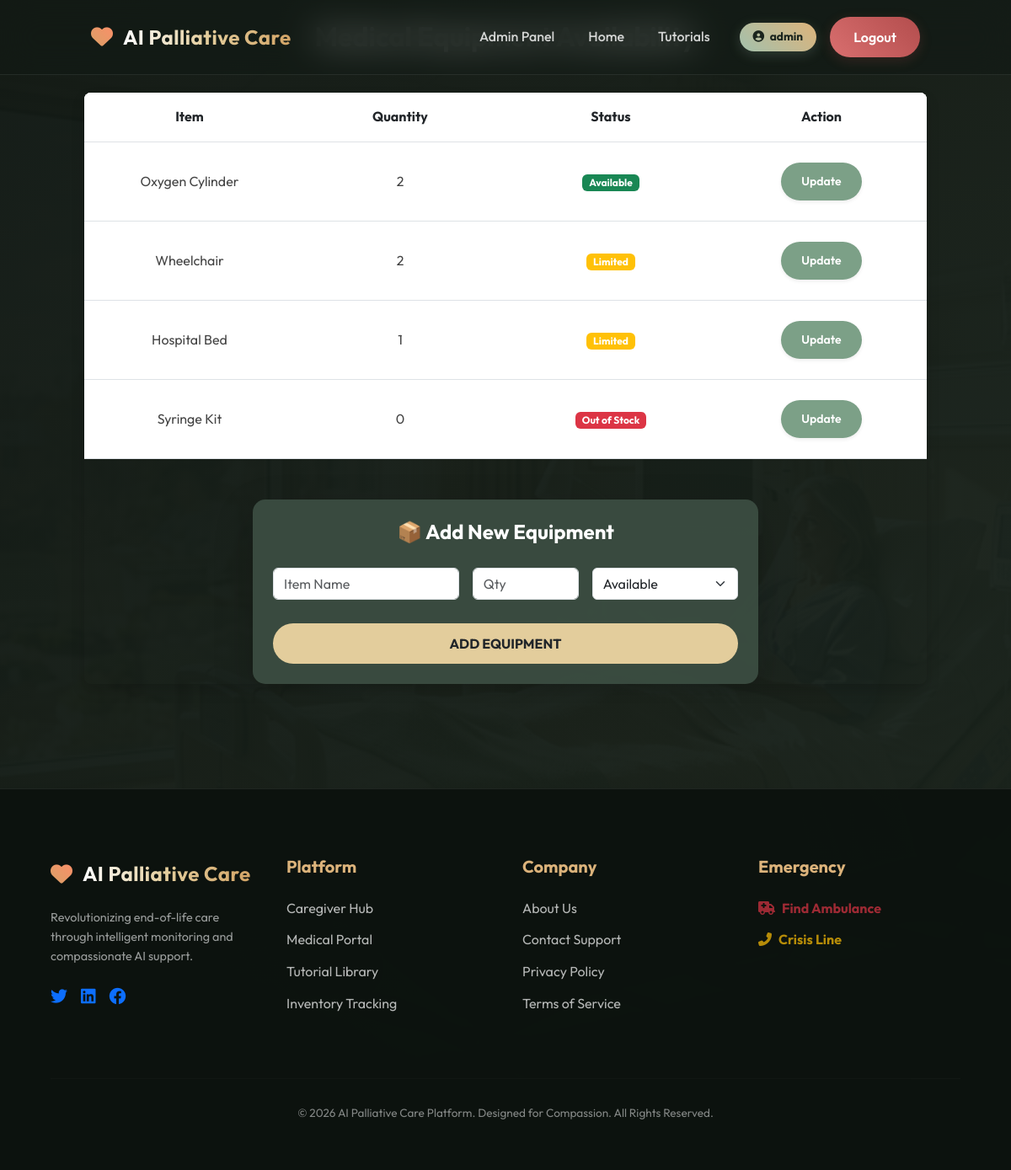
Page /medical_items (signed in) on the committed database.
### tables this page shows
CREATE TABLE medical_items(
        id INTEGER PRIMARY KEY AUTOINCREMENT,
        item_name TEXT,
        quantity INTEGER,
        status TEXT
    );

### app.py (the view)
@app.route("/medical_items")
def medical_items():
    if "user" not in session:
        return redirect("/login")
    conn = get_db()
    items = conn.execute("SELECT * FROM medical_items").fetchall()
    return render_template("medical_items.html", items=items)

### app.py (called while the page is built)
@app.after_request
def add_header(response):
    response.cache_control.no_store = True
    response.cache_control.no_cache = True
    response.cache_control.must_revalidate = True
    response.cache_control.max_age = 0
    return response

def get_db():
    if 'db' not in g:
        g.db = sqlite3.connect(DB, timeout=20)
        g.db.row_factory = sqlite3.Row
        g.db.execute("PRAGMA journal_mode=WAL")
    return g.db

### templates/medical_items.html (shortened to what this page needs)
{% extends "base.html" %}
{% block content %}
<div class="container py-4">
    <h2 class="text-center fw-bold text-white mb-5" style="text-shadow: 0 2px 4px rgba(0,0,0,0.5);">Medical Equipment Availability</h2>
    <div class="table-responsive mx-auto shadow" style="max-width: 1000px; border-radius: 8px; overflow: hidden;">
        <table class="table table-hover text-center align-middle m-0" style="background: white;">
            <thead class="bg-light text-dark shadow-sm">
                <tr>
                    <th scope="col" class="py-3" style="width: 25%; font-weight: bold;">Item</th>
                    <th scope="col" class="py-3" style="width: 25%; font-weight: bold;">Quantity</th>
                    <th scope="col" class="py-3" style="width: 25%; font-weight: bold;">Status</th>
                    {% if session.role in ['admin', 'caregiver'] %}
                    <th scope="col" class="py-3" style="width: 25%; font-weight: bold;">Action</th>
                    {% endif %}
                </tr>
            </thead>
            <tbody>
                {% for item in items %}
                <tr>
                    <td class="py-4" style="color: #444;">{{ item.item_name }}</td>
                    <td class="py-4" style="color: #444;">{{ item.quantity }}</td>
                    <td class="py-4" style="color: #444;">
                        <span class="badge {% if item.status == 'Available' %}bg-success{% elif item.status == 'Limited' %}bg-warning{% else %}bg-danger{% endif %}">
                            {{ item.status }}
                        </span>
                    </td>
                    <td class="py-4">
                        {% if session.role == 'admin' %}
                        <a href="/update_item/{{ item.id }}" class="btn text-white rounded-pill px-4 shadow-sm" style="background: #7ca087; font-weight: 600; font-size: 14px;">
                            Update
                        </a>
                        {% endif %}
                    </td>
                </tr>
                {% else %}
                <tr>
                    <td colspan="5" class="py-4">No medical items found.</td>
                </tr>
                {% endfor %}
            </tbody>
        </table>
    {% if session.role == 'admin' %}
    <div class="mt-5 mx-auto p-4 shadow-lg text-white" style="max-width: 600px; background: rgba(59, 77, 66, 0.95); border-radius: 15px;">
        <h4 class="fw-bold mb-3 text-center">📦 Add New Equipment</h4>
        <form action="/add_item" method="POST">
            <div class="row g-3">
                <div class="col-md-5">
                    <input type="text" name="item_name" class="form-control" placeholder="Item Name" required>
                </div>
                <div class="col-md-3">
                    <input type="number" name="quantity" class="form-control" placeholder="Qty" required>
                </div>
                <div class="col-md-4">
                    <select name="status" class="form-select" required>
                        <option value="Available">Available</option>
                    </select>
                </div>
                <div class="col-12 mt-3">
                    <button type="submit" class="btn text-dark fw-bold w-100" style="background: #e3cd9c; border-radius: 25px;">
                        ADD EQUIPMENT
                    </button>
                </div>
            </div>
        </form>
    </div>
    {% endif %}
</div>
{% endblock %}

### static/css/style.css (style rules this page uses)
:root { --primary: #a3c1ad; --secondary: #dcb37b; --dark: #121914; --glass: rgba(255, 255, 255, 0.03); --glass-border: rgba(255, 255, 255, 0.08); --transition: all 0.4s cubic-bezier(0.2, 1, 0.3, 1); }
body { font-family: 'Outfit', sans-serif; margin: 0; background: linear-gradient(135deg, rgba(18, 25, 20, 0.98), rgba(25, 35, 28, 0.96)), url('../images/real_ward.png') center/cover fixed; color: #fdfdfd; min-height: 100vh; overflow-x: hidden; line-height: 1.6; }
.container { padding: 20px; padding-top: 100px; }
.btn { padding: 12px 28px; border-radius: 30px; font-weight: 600; transition: var(--transition); border: none; cursor: pointer; text-decoration: none; display: inline-flex; align-items: center; justify-content: center; gap: 8px; }
input, select, textarea { width: 100%; padding: 14px 20px; margin: 12px 0; background: rgba(255, 255, 255, 0.05); border: 1px solid var(--glass-border); border-radius: 12px; color: white; font-family: inherit; transition: var(--transition); }
select option { background: #1a241d; color: white; }

### rows in the picture
medical_items: item_name "Oxygen Cylinder", quantity "2", status "Available"
medical_items: item_name "Wheelchair", quantity "2", status "Limited"
medical_items: item_name "Hospital Bed", quantity "1", status "Limited"
medical_items: item_name "Syringe Kit", quantity "0", status "Out of Stock"

### other values in the picture
{{ session["user"] }} "admin"
